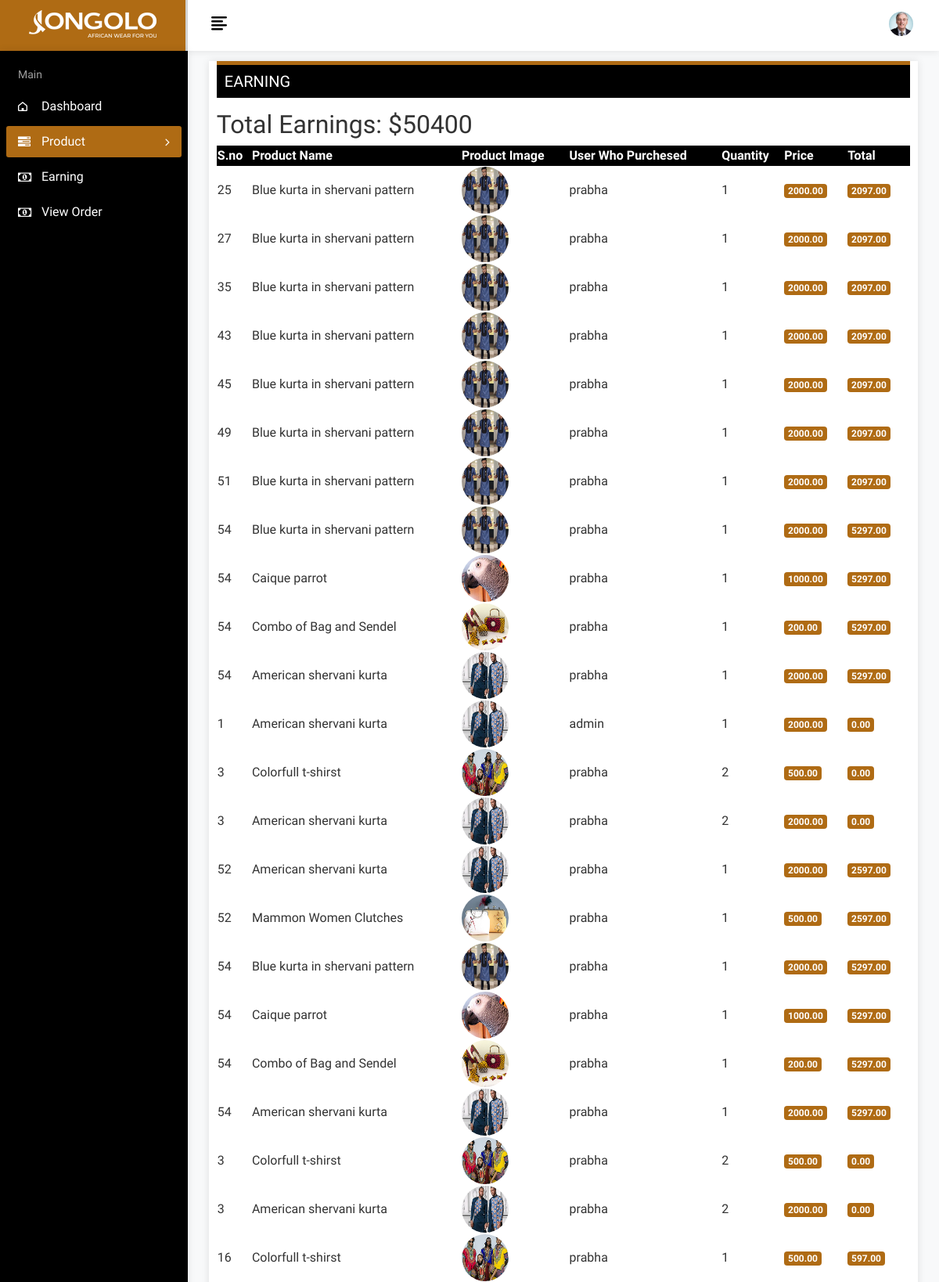
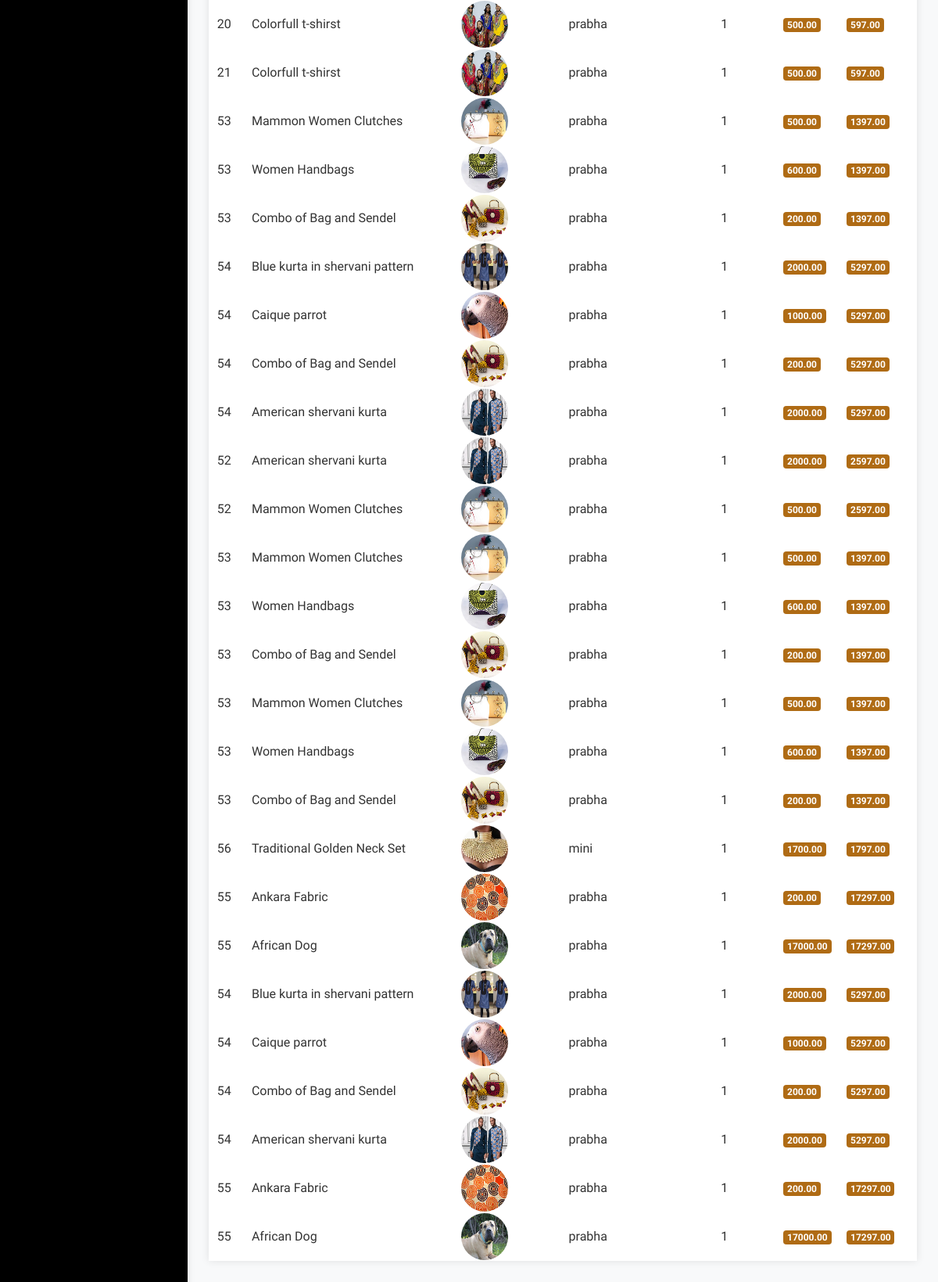
Page /earning (signed in) on the earlier database version (2 pictures, top to bottom).
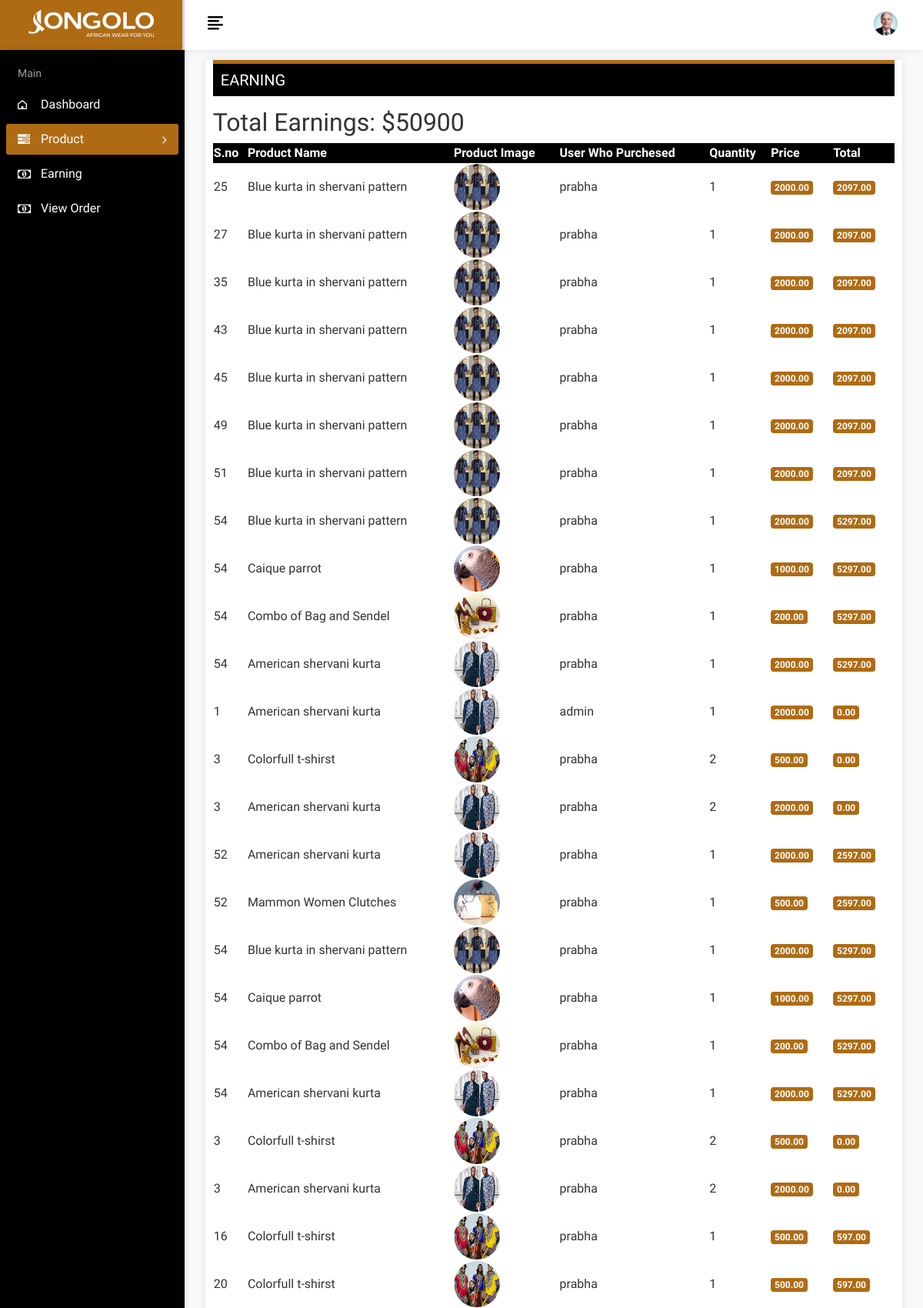
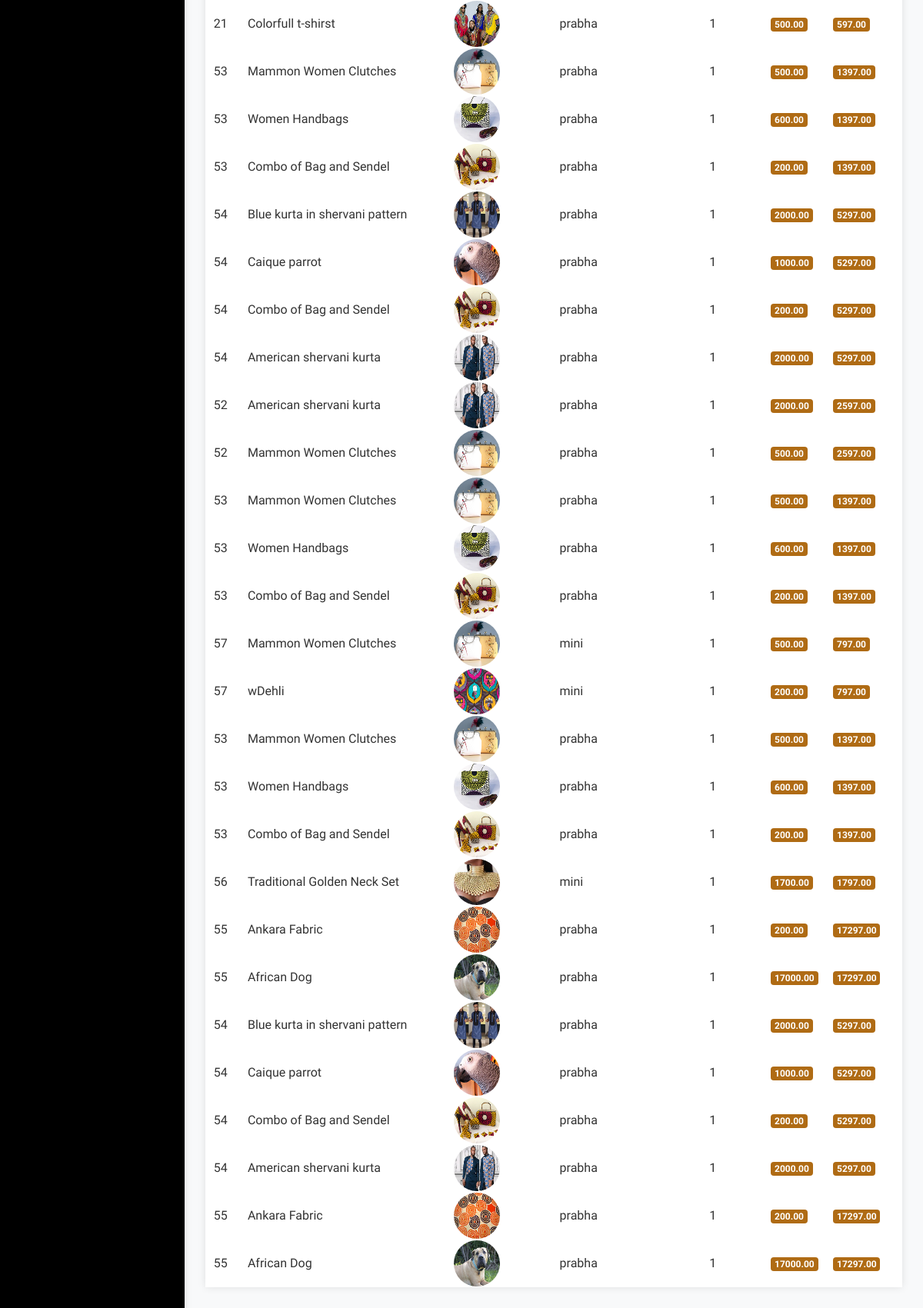
Same page on the later database version (2 pictures, top to bottom).
### myapp/models.py (models this page shows, shortened)
class Order(models.Model):
    user = models.ForeignKey(User, on_delete=models.CASCADE)
    created_at = models.DateTimeField(auto_now_add=True)
    shipping_address = models.ForeignKey(Adres, on_delete=models.SET_NULL, null=True, blank=True)
    total_price = models.DecimalField(max_digits=10, decimal_places=2)
    status = models.CharField(max_length=20,default='pending')

class OrderItem(models.Model):
    order = models.ForeignKey(Order, on_delete=models.CASCADE)
    product = models.ForeignKey(Product, on_delete=models.CASCADE)
    quantity = models.PositiveIntegerField()
    unit_price = models.DecimalField(max_digits=10, decimal_places=2)

class Product(models.Model):
    user = models.ForeignKey(User, on_delete=models.CASCADE, default=1)
    name = models.CharField(max_length=100)
    price = models.IntegerField(default=0)
    category = models.ForeignKey(Category, on_delete=models.CASCADE, default=1)
    description = models.CharField(max_length=200, default='' , null=True , blank=True)
    image = models.ImageField(upload_to='products')
    def total_earnings(self):
        order_items = OrderItem.objects.filter(product=self)
        total_quantity_sold = sum(item.quantity for item in order_items)
        return total_quantity_sold * self.price

class User(AbstractBaseUser, PermissionsMixin):
    email = models.EmailField(unique=True, verbose_name='Email Address')
    username = models.CharField(max_length=256)
    is_active = models.BooleanField(default=True)
    is_staff = models.BooleanField(default=False)
    is_admin = models.BooleanField(default=False)
    is_superuser = models.BooleanField(default=False)
    SUPERUSER = '1'
    VENDER = '2'
    ADDUSER = '3'
    BLOGER = '4'
    User_type=(
        ('Superuser','SUPERUSER'),
        ('AddUser','ADDUSER'),
        ('Vender','VENDER'),
        ('Bloger','BLOGER'),
    )
    user_type_data = (('Bloger','BLOGER'), ( VENDER, "Vender"), (ADDUSER, "AddUser"), (SUPERUSER, "Superuser"))
    user_type = models.CharField( choices=user_type_data, max_length=10,default='1')
    USERNAME_FIELD = 'email'
    REQUIRED_FIELDS = ['username']
    objects = UserManager()
    class Meta:
        db_table = 'user_profile'
    def __str__(self):
        return f'{self.username} '

### myapp/vender_views.py (the view)
# urls.py: path('earning',vender_views.earning,name='earning'),
def earning(request):
    user_orders = Order.objects.filter(orderitem__product__user=request.user)
    user_products = Product.objects.filter(user=request.user)
    total_earnings = sum(product.total_earnings() for product in user_products)
    return render(request, 'vender/earning.html', {'total_earnings': total_earnings, 'user_orders':user_orders})

### templates/vender/earning.html (shortened to what this page needs)
{% load static %}
<!DOCTYPE html>
<html lang="en">
<head>
	<link rel="stylesheet" href="{% static 'vender/css/bootstrap.min.css' %}">
	<link rel="stylesheet" href="{% static 'vender/css/font-awesome.min.css' %}">
	<link rel="stylesheet" href="{% static 'vender/css/feathericon.min.css' %}">
	<link rel="stylesheet" href="{% static 'vender/css/style.css' %}">
</head>
<body>
	<div class="main-wrapper">
		<div class="header">
			<div class="header-left">
				<a href="/dashboard-add" class="logo">
					<img src="{% static 'vender/img/logo.png' %}" alt="Logo">
				</a>
			</div>
			<a href="javascript:void(0);" id="toggle_btn">
				<i class="fe fe-text-align-left"></i>
			</a>
			<ul class="nav user-menu">
				<li class="nav-item dropdown app-dropdown">
					<a class="nav-link dropdown-toggle" aria-expanded="false" role="button" data-toggle="dropdown"
						href="#"><i class="fe fe-app-menu"></i></a>
				</li>
				<li class="nav-item dropdown has-arrow">
					<a href="#" class="dropdown-toggle nav-link" data-toggle="dropdown">
						<span class="user-img"><img class="rounded-circle"
								src="{% static 'vender/img/profiles/avatar-01.jpg' %}" width="31"
								alt="Ryan Taylor"></span>
					</a>
				</li>
			</ul>
		</div>
		<div class="sidebar" id="sidebar">
			<div class="sidebar-inner slimscroll">
				<div id="sidebar-menu" class="sidebar-menu">
					<ul>
						<li class="menu-title">
							<span>Main</span>
						</li>
						<li>
							<a href="/dashboard-add"><i class="fe fe-home"></i> <span>Dashboard</span></a>
						</li>
						<li class="submenu active">
							<a href="#" class=""><i class="fa fa-tasks"></i> <span> Product </span> <span
									class="menu-arrow"></span></a>
						</li>
						<li>
							<a href="/earning"><i class="fa fa-money"></i> <span>Earning</span></a>
						</li>
						<li>
							<a href="/order1"><i class="fa fa-money"></i> <span>View Order</span></a>
						</li>
					</ul>
				</div>
			</div>
		</div>
		<div class="page-wrapper">
			<div class="content container-fluid">
				<div class="page-header">
					<div class="row">
						<div class="col-sm-12">
							<div class="card full-header">
								<div class="users">
									<h3 class="page-title">Earning</h3>
								</div>
								<div class="user-box">
									<div class="datatables">
										<table id="example" class="display nowrap" style="width:100%">
											<thead>
												<tr>
													<th>S.no</th>
													<th>Product Name</th>
													<th>Product Image</th>
													<th>User Who Purchesed</th>
													<th>Quantity</th>
													<th>Price</th>
													<th>Total</th>
												</tr>
											</thead>
											<tbody>
												<tr class="even">
													<h2>Total Earnings: ${{ total_earnings }}</h2>
													{% for order in user_orders %}
													{% for item in order.orderitem_set.all %}
													<td>{{ order.id }}</td>
													<td>{{item.product.name}}</td>
													<td><img class="rounded-circle"
															src="{{item.product.image.url}}" width="31"
															alt="{{item.user}}" style="height: 60px;width: 60px;"></td>
													<td>{{order.user}}</td>
													<td>{{ item.quantity }}</td>
													<td>
														<div class="badge badge-success">{{item.unit_price}}</div>
													</td>
													<td>
														<div class="badge badge-success">{{order.total_price}}</div>
													</td>
												</tr>
												{% endfor %}
													{% endfor %}
											</tbody>
										</table>
									</div>
								</div>
							</div>
						</div>
					</div>
				</div>
			</div>
		</div>
	</div>
</body>
</html>

Differences in the rows shown:
added Order: id "57", user "mini", total_price "797.00"
added OrderItem: product.name "Mammon Women Clutches", product.image (picture), quantity "1", unit_price "500.00"
added OrderItem: product.name "wDehli", product.image (picture), quantity "1", unit_price "200.00"
Other differences:
{{ total_earnings }}: "50400" → "50900"
